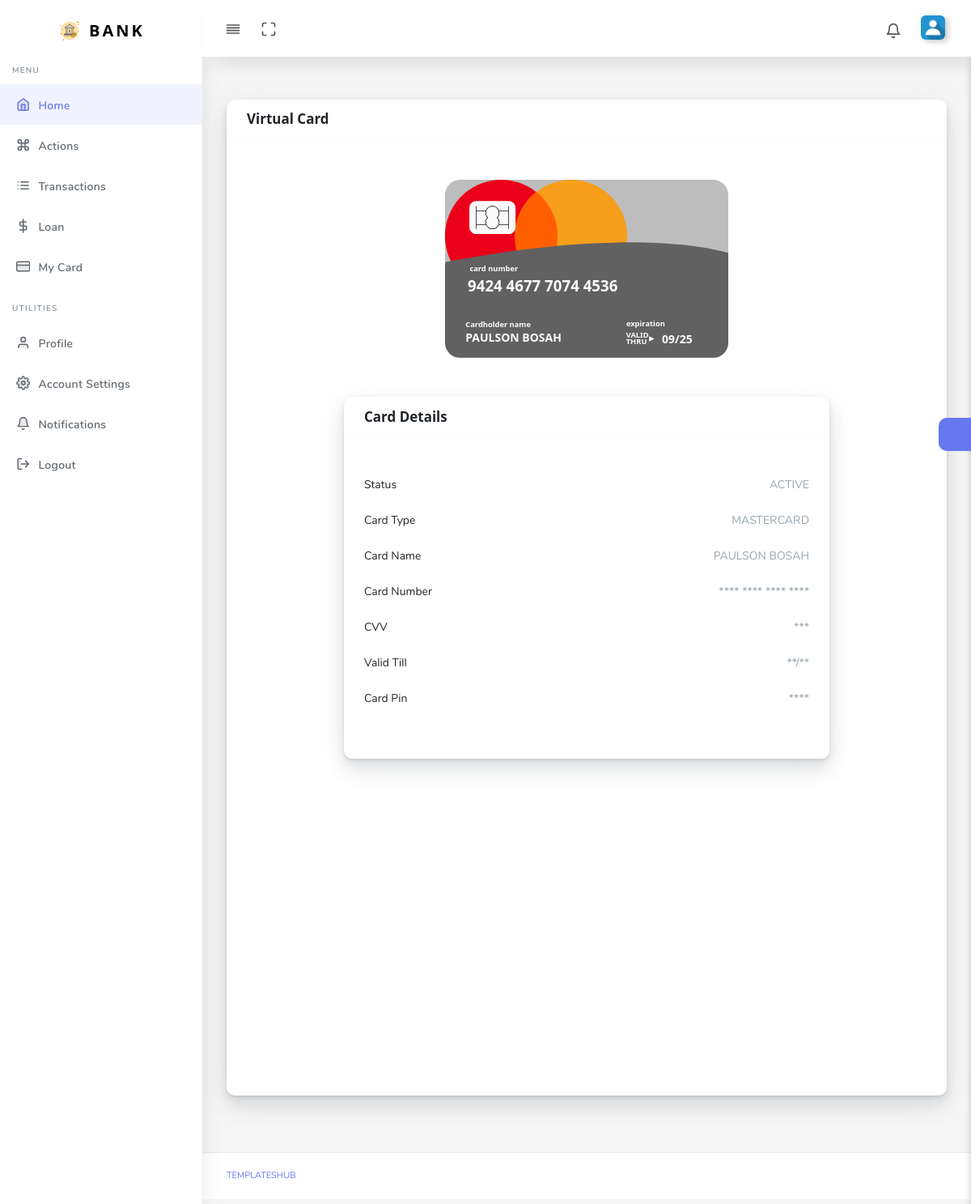
The app's page /account/virtual-card/ (signed in) with its own data.
### onlinebankingapp/models.py (models this page shows, shortened)
class VirtualCard(models.Model):
    card_types = (
        (None, None),
        ('mastercard', 'Mastercard'),
        ('visa', 'Visa'),
        ('verve', 'Verve')
    )
    card_status = (
        ('null', 'Null'),
        ('pending', 'Pending'),
        ('declined', 'Declined'),
        ('active', 'Active'),
        ('inactive', 'Inactive'),
        ('expired', 'Expired')
    )
    user = models.ForeignKey(User, on_delete=models.CASCADE, null=False, blank=False)
    card_type = models.CharField(max_length=10, choices=card_types, default=None, null=True, blank=True)
    card_name = models.CharField(max_length=100, null=True, blank=True)
    card_number = models.CharField(max_length=19, null=True, blank=True)
    card_pin = models.CharField(max_length=4, null=True, blank=True)
    approved_date = models.DateField(null=True, blank=True)
    expiry_date = models.DateField(null=True, blank=True)
    cvv = models.CharField(max_length=3, null=True, blank=True)
    status = models.CharField(max_length=10, choices=card_status, default='null', null=False, blank=False)
    '''
    The idea is to check for card expiry date each time a user tries to use the card
    if expired:
        delete the card
    else:
        perform transaction
    '''
    @property
    def card_validity(self):
        if self.expiry_date:
            valid_till = self.expiry_date.strftime("%m/%y")
        else:
            valid_till = None
        return valid_till

### onlinebankingapp/views.py (the view)
# urls.py: path('account/virtual-card/', views.puchaseVirtualCard, name='virtual_card'),
@login_required
def puchaseVirtualCard(request):
    forbidden = authorizeUser(request.user)
    company = CompanyInfo.objects.last()
    recent_notifications = Notification.objects.filter(user=request.user).order_by('-date')[:3]
    virtual_card = VirtualCard.objects.get(user=request.user)
    context = {
        'company': company,
        'notifications': recent_notifications,
        'card': virtual_card
    }
    if forbidden:
        response = HttpResponseForbidden(forbidden_message)
    else:
        response = render(request, 'dashboard/card.html', context)
    return response

### onlinebankingapp/models.py (called while the page is built)
    @property
    def currency(self):
        return CompanyInfo.objects.last().currency

    @property
    def full_name(self):
        return f'{self.first_name} {self.last_name}'

    @property
    def has_active_card(self):
        has_active_card = False
        if VirtualCard.objects.filter(user=self, status="active").exists():
            has_active_card = True
        return has_active_card

### onlinebankingapp/utils.py (called while the page is built)
def authorizeUser(user):
    if user.is_authenticated and user.is_blocked:
        forbidden = True
    elif user.is_authenticated and not user.is_blocked:
        forbidden = False
    elif not user.is_authenticated:
        forbidden = False
    else:
        forbidden = False
    return forbidden

### templates/dashboard/card.html (shortened to what this page needs)
{% extends 'dashboard/base.html' %}
{% load static %}
{% block content %}
<div class="card">
    <div class="card-header">
      <h4>Virtual Card</h4>
    </div>
    <div class="card-body">
        <div class="card-container">
            <div class="creditcard" style="width: 350px;">
                <div class="front">
                    <svg version="1.1" id="cardfront" xmlns="http://www.w3.org/2000/svg" xmlns:xlink="http://www.w3.org/1999/xlink" x="0px" y="0px" viewBox="0 0 750 471" style="enable-background:new 0 0 750 471;" xml:space="preserve">
                        <g id="Front">
                            {% if card.status == 'active' %}
                            <text transform="matrix(1 0 0 1 60.106 295.0121)" id="card-number" class="card-number card-text">{{card.card_number}}</text>
                            <text transform="matrix(1 0 0 1 54.1064 428.1723)" id="svgname" class="card-name card-text">{{card.card_name|upper}}</text>
                            <text transform="matrix(1 0 0 1 54.1074 389.8793)" class="card-text">Cardholder name</text>
                            <text transform="matrix(1 0 0 1 479.7754 388.8793)" class="card-text">expiration</text>
                            <text transform="matrix(1 0 0 1 65.1054 241.5)" class="card-text">card number</text>
                            {% endif %}
                            <g>
                                {% if card.status == 'active' %}
                                <text transform="matrix(1 0 0 1 574.4219 433.8095)" id="svgexpire" class="card-expire card-text">{{card.card_validity}}</text>
                                {% else %}
                                <text transform="matrix(1 0 0 1 574.4219 433.8095)" id="svgexpire" class="card-expire card-text">0*/**</text>
                                {% endif %}
                                <text transform="matrix(1 0 0 1 479.3848 417.0097)" class="card-text">VALID</text>
                                <text transform="matrix(1 0 0 1 479.3848 435.6762)" class="card-text">THRU</text>
                            </g>
                        </g>
                    </svg>
                </div>
            </div>
        </div>
        {% if request.user.has_active_card %}
        <div class="card-details mt-5">
            <div class="col-md-9 col-lg-9">
                <div class="card">
                    <div class="card-header">
                    <h4>Card Details</h4>
                    <div class="card-header-form toggle-eye show">
                    </div>
                    </div>
                    <div class="card-body">
                    <div class="py-4">
                        <p class="clearfix">
                        <span class="float-left">
                            Status
                        </span>
                        <span class="float-right text-muted">
                            {{card.status|upper}}
                        </span>
                        </p>
                        <p class="clearfix">
                        <span class="float-left">
                            Card Type
                        </span>
                        <span class="float-right text-muted">
                            {{card.card_type|upper}}
                        </span>
                        </p>
                        <p class="clearfix">
                        <span class="float-left">
                            Card Name
                        </span>
                        <span class="float-right text-muted">
                            {{card.card_name|upper}}
                        </span>
                        </p>
                        <p class="clearfix">
                        <span class="float-left">
                            Card Number
                        </span>
                        <span class="float-right text-muted card-number2">
                        </span>
                        </p>
                        <p class="clearfix">
                        <span class="float-left">
                            CVV
                        </span>
                        <span class="float-right text-muted card-cvv">
                        </span>
                        </p>
                        <p class="clearfix">
                        <span class="float-left">
                            Valid Till
                        </span>
                        <span class="float-right text-muted card-valid">
                        </span>
                        </p>
                        <p class="clearfix">
                        <span class="float-left">
                            Card Pin
                        </span>
                        <span class="float-right text-muted card-pin">
                        </span>
                        </p>
                    </div>
                    </div>
                </div>
            </div>
        </div>
        {% endif %}
    </div>
</div>
{% endblock %}

### templates/dashboard/card.html (style rules this page uses)
.card-details { display: flex; justify-content: center; align-items: center; }
.card-container { text-align: center !important; margin: 30px 0; display: flex; justify-content: center; align-items: center; }
.chip-box, .card-text, .arrow-right { font-size: 20px; font-weight:bold; fill: #fafafa; }
.card-number { font-size: 40px; }
.card-name, .card-expire { font-size: 30px; }

### records on screen
VirtualCard: card_number "9424 4677 7074 4536", card_name "PAULSON BOSAH", card_validity "09/25", status "ACTIVE", card_type "MASTERCARD"
